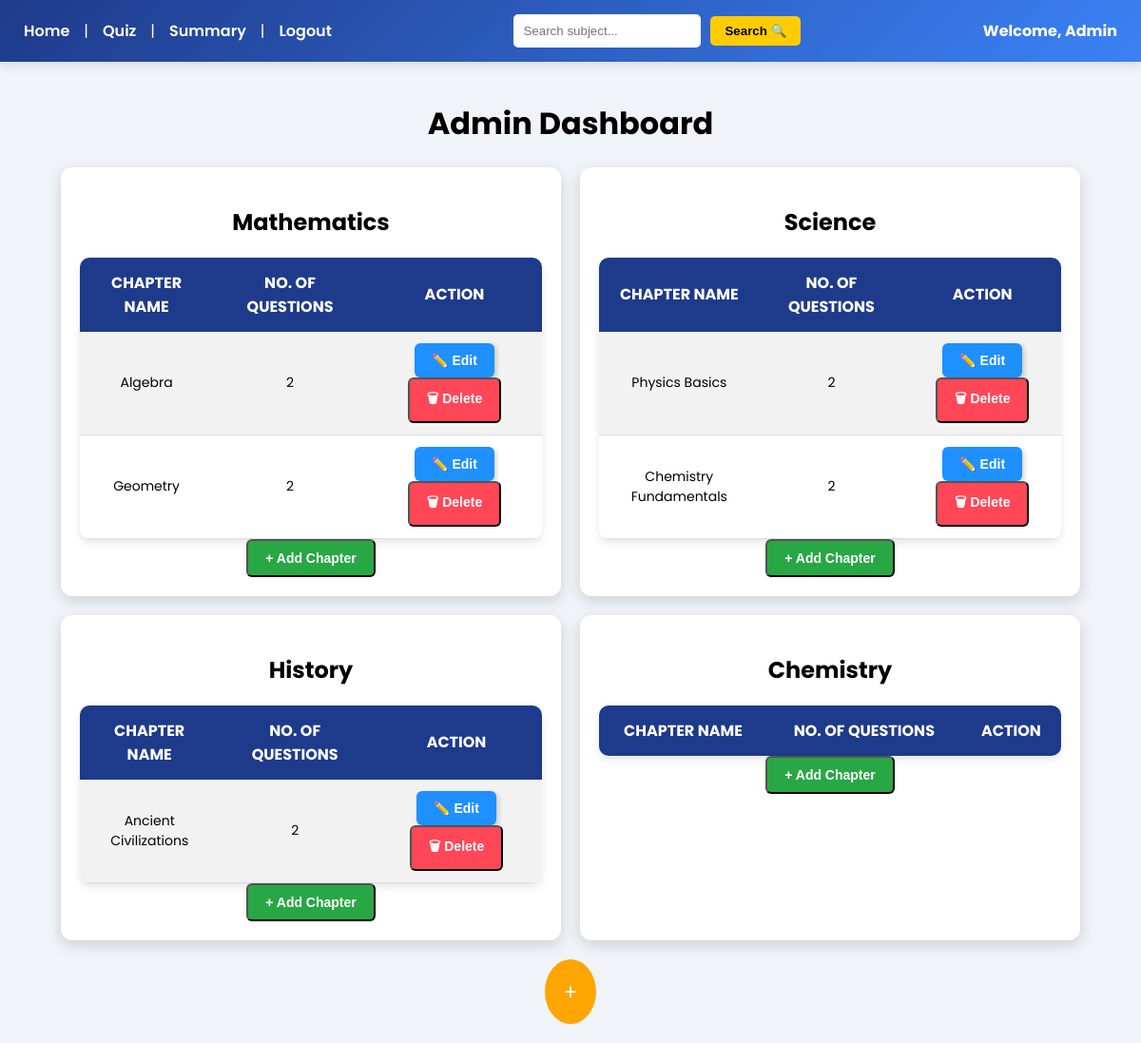
Screenshot of /admin_dashboard (signed in) with the database file from the repository.
### model.py (models this page shows, shortened)
class Subject(db.Model):
    id = db.Column(db.Integer, primary_key=True)
    name = db.Column(db.String(200), nullable=False)
    description = db.Column(db.Text, nullable=True)

class Chapter(db.Model):
    id = db.Column(db.Integer, primary_key=True)
    subject_id = db.Column(db.Integer, db.ForeignKey('subject.id'), nullable=False)
    name = db.Column(db.String(200), nullable=False)
    description = db.Column(db.Text, nullable=True)
    subject = db.relationship('Subject', backref=db.backref('chapters', lazy=True))

### app.py (the view)
@app.route('/admin_dashboard')
def admin_dashboard():
    if 'user_id' not in session or not session.get('is_admin'):
        flash('Access denied! Admins only.', 'danger')
        return redirect(url_for('login'))
    subjects = Subject.query.all()
    subjects_with_chapters = []
    for subject in subjects:
        chapters = []
        for chapter in subject.chapters:
            question_count = Question.query.filter_by(quiz_id=chapter.id).count()
            chapters.append({
                'id': chapter.id,
                'name': chapter.name,
                'question_count': question_count
            })
        subjects_with_chapters.append({
            'id': subject.id,
            'name': subject.name,
            'chapters': chapters
        })
    return render_template('admin.html', subjects=subjects_with_chapters)

### templates/admin.html (shortened to what this page needs)
<!DOCTYPE html>
<html lang="en">
<head>
    <link rel="stylesheet" href="{{ url_for('static', filename='admin.css') }}">
</head>
<body>
    <div class="header">
        <div class="nav-links">
            <a href="{{ url_for('admin_dashboard') }}">Home</a> |
            <a href="{{ url_for('quiz_management') }}">Quiz</a> |
            <a href="{{ url_for('admin_summary') }}">Summary</a> |
            <a href="{{ url_for('logout') }}">Logout</a>
        </div>
        <div class="search-box">
            <input type="text" id="searchInput" placeholder="Search subject...">
            <button onclick="searchSubjects()">Search 🔍</button>
        </div>
        <div class="admin-welcome">
            Welcome, Admin
        </div>
    </div>
    <div class="dashboard-container">
        <h1>Admin Dashboard</h1>
        <div class="subjects-container">
            {% for subject in subjects %}
            <div class="subject-card">
                <h2>{{ subject.name }}</h2>
                <table>
                    <tr>
                        <th>Chapter Name</th>
                        <th>No. of Questions</th>
                        <th>Action</th>
                    </tr>
                    {% for chapter in subject.chapters %}
                    <tr>
                        <td>{{ chapter.name }}</td>
                        <td>{{ chapter.question_count }}</td>
                        <td>
                            <button class="edit-btn" onclick="openEditModal({{ chapter.id }}, '{{ chapter.name }}', '{{ chapter.description }}')">✏️ Edit</button>
                            <form action="{{ url_for('delete_chapter', chapter_id=chapter.id) }}" method="POST" style="display:inline;">
                                <button type="submit" class="delete-btn" onclick="return confirm('Are you sure you want to delete this chapter?');">🗑 Delete</button>
                            </form>
                        </td>
                    </tr>
                    {% endfor %}
                </table>
                <a href="{{ url_for('new_chap', sub_id=subject.id) }}">
                    <button class="add-chapter">+ Add Chapter</button>
                </a>
            </div>
            {% endfor %}
        </div>
        <div class="add-subject">
            <a href="{{ url_for('new_sub') }}">
                <button class="add-subject-btn">+</button>
            </a>
        </div>
    </div>
</body>
</html>

### static/admin.css (style rules this page uses)
body { font-family: 'Poppins', sans-serif; background: #f0f4f8; margin: 0; padding: 0; text-align: center; }
.header { display: flex; justify-content: space-between; align-items: center; background: linear-gradient(135deg, #1e3a8a, #3b82f6); padding: 15px 25px; color: white; box-shadow: 0px 4px 10px rgba(0, 0, 0, 0.1); }
.nav-links { display: flex; align-items: center; gap: 15px; }
.nav-links a { text-decoration: none; color: white; font-weight: 600; transition: 0.3s; }
.search-box { display: flex; align-items: center; gap: 10px; }
.search-box input { padding: 8px; border: 2px solid white; border-radius: 5px; outline: none; }
.search-box button { background: #ffcc00; color: black; border: none; padding: 8px 15px; font-weight: bold; border-radius: 5px; cursor: pointer; transition: 0.3s; }
.admin-welcome { font-weight: bold; font-size: 16px; }
.dashboard-container { width: 90%; max-width: 1100px; margin: auto; padding: 20px; }
.subjects-container { display: flex; flex-wrap: wrap; justify-content: center; gap: 20px; margin-top: 20px; }
.subject-card { background: white; padding: 20px; border-radius: 12px; box-shadow: 0px 5px 15px rgba(0, 0, 0, 0.15); width: 45%; text-align: center; transition: 0.3s; }
table { width: 100%; border-collapse: collapse; margin-top: 15px; border-radius: 10px; overflow: hidden; box-shadow: 0px 4px 8px rgba(0, 0, 0, 0.1); background: white; text-align: center; }
th { background: #1e3a8a; color: white; font-size: 16px; padding: 14px; text-transform: uppercase; }
td { padding: 12px; font-size: 14px; border-bottom: 1px solid #ddd; }
tr:nth-child(even) { background: #f2f2f2; }
.edit-btn { background: #1e90ff; color: white; border: none; padding: 10px 18px; font-size: 14px; border-radius: 6px; cursor: pointer; font-weight: bold; transition: 0.3s; box-shadow: 2px 2px 5px rgba(0, 0, 0, 0.2); }
.add-chapter, .delete-btn { padding: 10px 18px; font-size: 14px; border-radius: 6px; cursor: pointer; font-weight: bold; transition: 0.3s; }
.add-chapter { background: #28a745; color: white; }
.delete-btn { background: #ff4757; color: white; }
.add-subject { margin-top: 20px; }
.add-subject-btn { background: orange; color: white; border: none; padding: 20px; font-size: 24px; border-radius: 50%; cursor: pointer; transition: 0.3s; }

### rows the page displays
Subject: name "Mathematics"
Chapter: name "Algebra", question_count "2"
Chapter: name "Geometry", question_count "2"
Subject: name "Science"
Chapter: name "Physics Basics", question_count "2"
Chapter: name "Chemistry Fundamentals", question_count "2"
Subject: name "History"
Chapter: name "Ancient Civilizations", question_count "2"
Subject: name "Chemistry"
